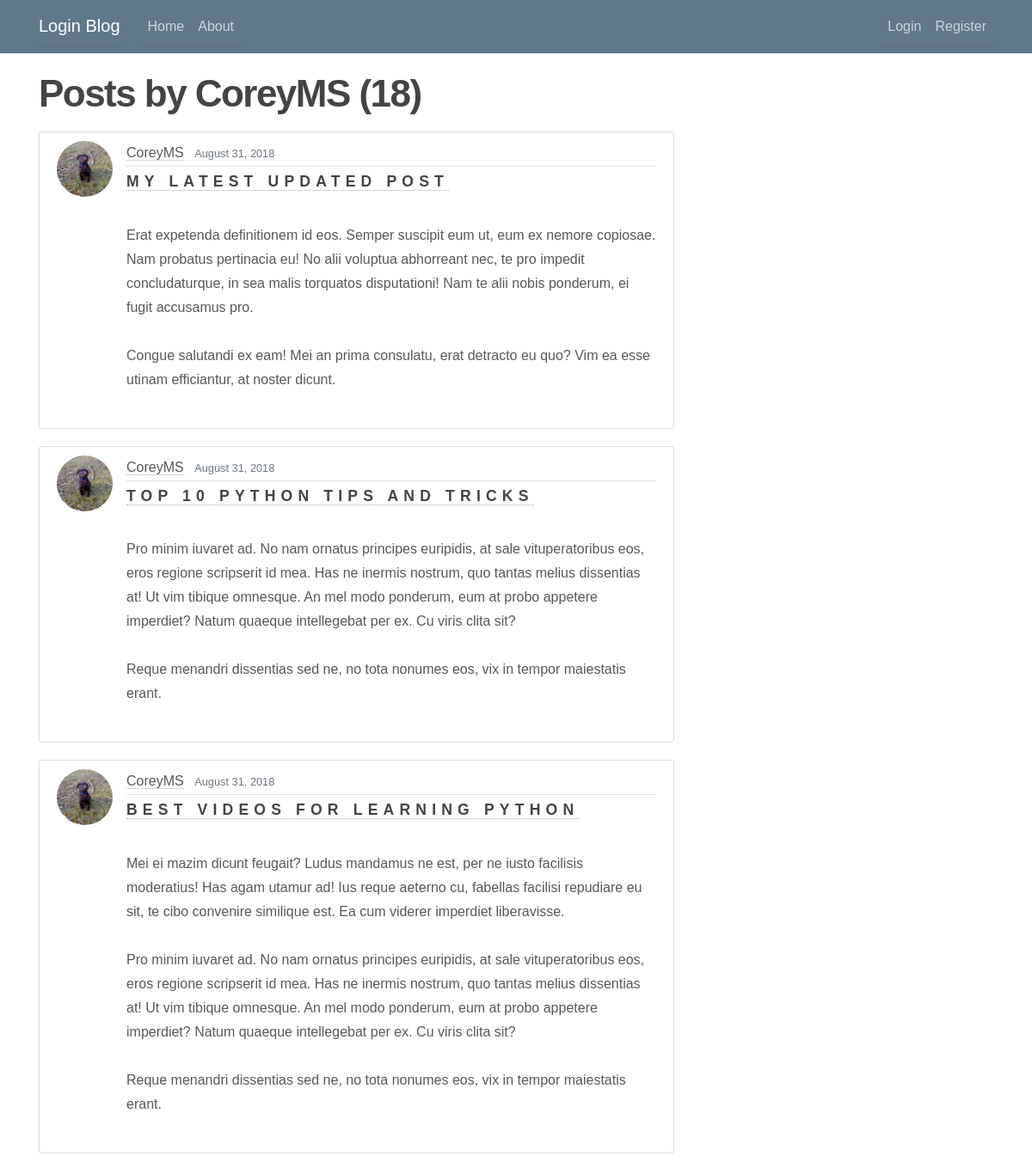
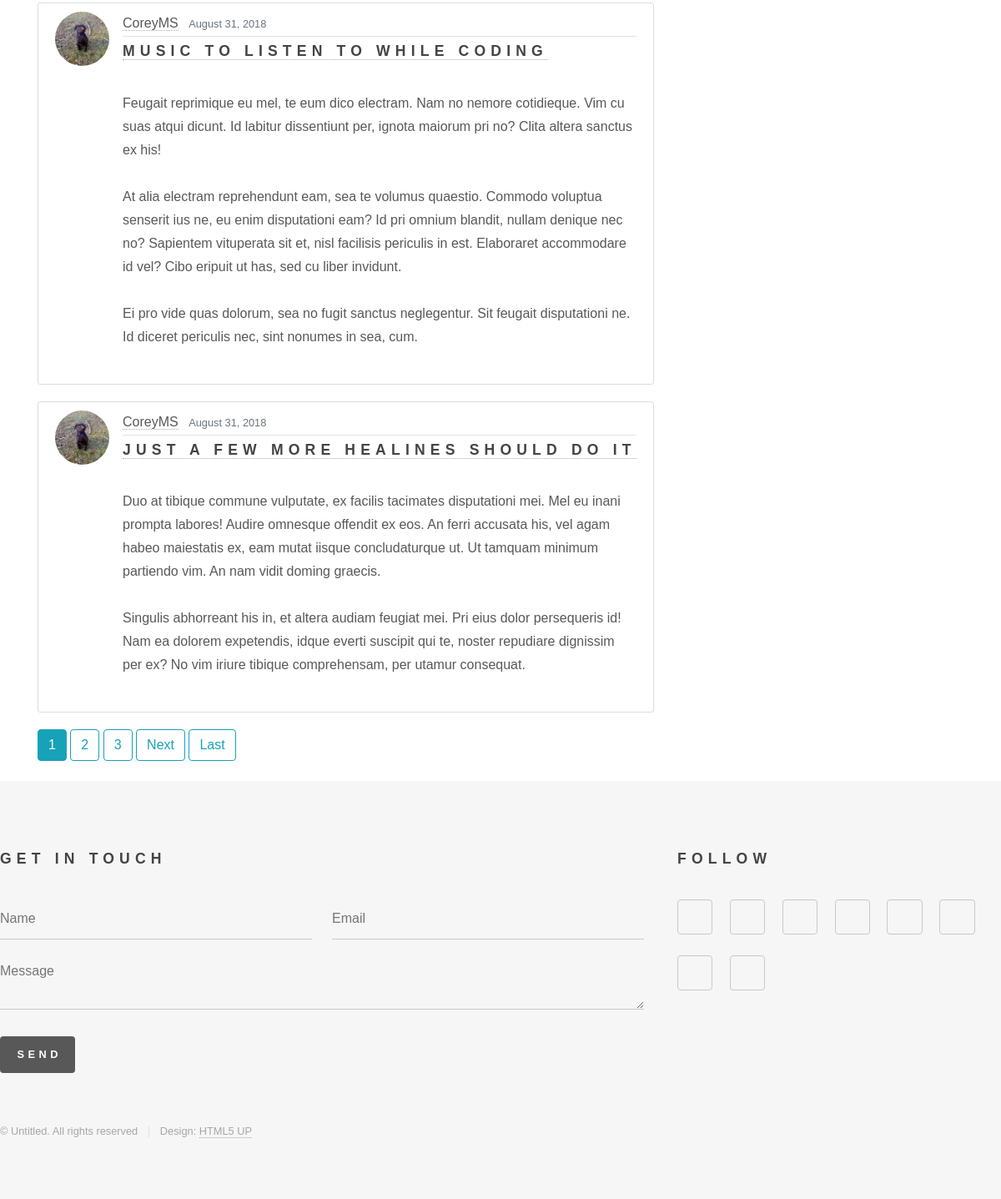
The app's page /user/CoreyMS with its own data (2 pictures, top to bottom).
### blog/models.py (models this page shows, shortened)
class Post(models.Model):
    title = models.CharField(max_length=100)
    content = models.TextField()
    date_posted = models.DateTimeField(default=timezone.now)
    author = models.ForeignKey(User, on_delete=models.CASCADE)

### users/models.py (models this page shows, shortened)
class Profile(models.Model):
    user = models.OneToOneField(User, on_delete=models.CASCADE)
    image = models.ImageField(default='default.jpg', upload_to='profile_pics')

### blog/views.py (the view)
# urls.py: path('user/<str:username>', UserPostListView.as_view(), name='user-posts'),
class UserPostListView(ListView):
    model = Post
    template_name = 'blog/user_posts.html'  # <app>/<model>_<viewtype>.html
    context_object_name = 'posts'
    paginate_by = 5
    def get_queryset(self):
        user = get_object_or_404(User, username=self.kwargs.get('username'))
        return Post.objects.filter(author=user).order_by('-date_posted')

### blog/templates/blog/user_posts.html (shortened to what this page needs)
{% extends "blog/base.html" %}
{% block content %}
    <h1 class="mb-3">Posts by {{ view.kwargs.username }} ({{ page_obj.paginator.count }})</h1>
    {% for post in posts %}
        <article class="media content-section">
          <img class="rounded-circle article-img" src="{{ post.author.profile.image.url }}">
          <div class="media-body">
            <div class="article-metadata">
              <a class="mr-2" href="{% url 'user-posts' post.author.username %}">{{ post.author }}</a>
              <small class="text-muted">{{ post.date_posted|date:"F d, Y" }}</small>
            </div>
            <h2><a class="article-title" href="{% url 'post-detail' post.id %}">{{ post.title }}</a></h2>
            <p class="article-content">{{ post.content }}</p>
          </div>
        </article>
    {% endfor %}
    {% if is_paginated %}
      {% for num in page_obj.paginator.page_range %}
        {% if page_obj.number == num %}
          <a class="btn btn-info mb-4" href="?page={{ num }}">{{ num }}</a>
        {% elif num > page_obj.number|add:'-3' and num < page_obj.number|add:'3' %}
          <a class="btn btn-outline-info mb-4" href="?page={{ num }}">{{ num }}</a>
        {% endif %}
      {% endfor %}
      {% if page_obj.has_next %}
        <a class="btn btn-outline-info mb-4" href="?page={{ page_obj.next_page_number }}">Next</a>
        <a class="btn btn-outline-info mb-4" href="?page={{ page_obj.paginator.num_pages }}">Last</a>
      {% endif %}
    {% endif %}
{% endblock content %}

### blog/templates/blog/base.html (shortened to what this page needs)
{% load static %}
<html>
	<head>
    <link rel="stylesheet" href="https://maxcdn.bootstrapcdn.com/bootstrap/4.0.0/css/bootstrap.min.css">
    <link rel="stylesheet" type="text/css" href="{% static 'blog/main.css' %}">
		<link rel="stylesheet" href="C:\Users\pc\Desktop\tp\django-blog\blog\static\blog\assets\css\main.css" />
	</head>
	<body>
	 <header class="site-header">
      <nav class="navbar navbar-expand-md navbar-dark bg-steel fixed-top">
        <div class="container">
          <a class="navbar-brand mr-4" href="{% url 'blog-home' %}">Login Blog</a>
          <div class="collapse navbar-collapse" id="navbarToggle">
            <div class="navbar-nav mr-auto">
              <a class="nav-item nav-link" href="{% url 'blog-home' %}">Home</a>
              <a class="nav-item nav-link" href="{% url 'blog-about' %}">About</a>
            </div>
            <div class="navbar-nav">
              {% if user.is_authenticated %}
                <a class="nav-item nav-link" href="{% url 'post-create' %}"></a>
                <a class="nav-item nav-link" href="{% url 'profile' %}">Profile</a>
                <a class="nav-item nav-link" href="{% url 'logout' %}">Logout</a>
              {% else %}
                <a class="nav-item nav-link" href="{% url 'login' %}">Login</a>
                <a class="nav-item nav-link" href="{% url 'register' %}">Register</a>
              {% endif %}
            </div>
          </div>
        </div>
      </nav>
    </header>
    <main role="main" class="container">
      <div class="row">
        <div class="col-md-8">
          {% block content %}{% endblock content%}
        </div>
      </div>
    </main>
					<footer id="footer">
						<div class="inner">
							<section>
								<h2>Get in touch</h2>
								<form method="post" action="#">
									<div class="fields">
										<div class="field half">
											<input type="text" name="name" id="name" placeholder="Name" />
										</div>
										<div class="field half">
											<input type="email" name="email" id="email" placeholder="Email" />
										</div>
										<div class="field">
											<textarea name="message" id="message" placeholder="Message"></textarea>
										</div>
									</div>
									<ul class="actions">
										<li><input type="submit" value="Send" class="primary" /></li>
									</ul>
								</form>
							</section>
							<section>
								<h2>Follow</h2>
								<ul class="icons">
									<li><a href="#" class="icon style2 fa-twitter"><span class="label">Twitter</span></a></li>
									<li><a href="#" class="icon style2 fa-facebook"><span class="label">Facebook</span></a></li>
									<li><a href="#" class="icon style2 fa-instagram"><span class="label">Instagram</span></a></li>
									<li><a href="#" class="icon style2 fa-dribbble"><span class="label">Dribbble</span></a></li>
									<li><a href="#" class="icon style2 fa-github"><span class="label">GitHub</span></a></li>
									<li><a href="#" class="icon style2 fa-500px"><span class="label">500px</span></a></li>
									<li><a href="#" class="icon style2 fa-phone"><span class="label">Phone</span></a></li>
									<li><a href="#" class="icon style2 fa-envelope-o"><span class="label">Email</span></a></li>
								</ul>
							</section>
							<ul class="copyright">
								<li>&copy; Untitled. All rights reserved</li><li>Design: <a href="http://html5up.net">HTML5 UP</a></li>
							</ul>
						</div>
					</footer>
	</body>
</html>

### records on screen
Post: author.profile.image (picture), author "CoreyMS", date_posted "August 31, 2018", title "MY LATEST UPDATED POST", content "Erat expetenda definitionem id eos. Semper suscipit eum ut, eum ex nemore copiosae. Nam probatus pertinacia eu! No alii voluptua abhorreant nec, te pro impedit concludaturque, in sea malis torquatos disputationi! Nam te alii nobis ponderum, ei fugit accusamus pro. Congue salutandi ex eam! Mei an prima consulatu, erat detracto eu quo? Vim ea esse utinam efficiantur, at noster dicunt."
Post: author.profile.image (picture), author "CoreyMS", date_posted "August 31, 2018", title "TOP 10 PYTHON TIPS AND TRICKS", content "Pro minim iuvaret ad. No nam ornatus principes euripidis, at sale vituperatoribus eos, eros regione scripserit id mea. Has ne inermis nostrum, quo tantas melius dissentias at! Ut vim tibique omnesque. An mel modo ponderum, eum at probo appetere imperdiet? Natum quaeque intellegebat per ex. Cu viris clita sit? Reque menandri dissentias sed ne, no tota nonumes eos, vix in tempor maiestatis erant."
Post: author.profile.image (picture), author "CoreyMS", date_posted "August 31, 2018", title "BEST VIDEOS FOR LEARNING PYTHON", content "Mei ei mazim dicunt feugait? Ludus mandamus ne est, per ne iusto facilisis moderatius! Has agam utamur ad! Ius reque aeterno cu, fabellas facilisi repudiare eu sit, te cibo convenire similique est. Ea cum viderer imperdiet liberavisse. Pro minim iuvaret ad. No nam ornatus principes euripidis, at sale vituperatoribus eos, eros regione scripserit id mea. Has ne inermis nostrum, quo tantas melius dissentias at! Ut vim tibique omnesque. An mel modo ponderum, eum at probo appetere imperdiet? Natum quaeque intellegebat per ex. Cu viris clita sit? Reque menandri dissentias sed ne, no tota nonumes eos, vix in tempor maiestatis erant."
Post: author.profile.image (picture), author "CoreyMS", date_posted "August 31, 2018", title "MUSIC TO LISTEN TO WHILE CODING", content "Feugait reprimique eu mel, te eum dico electram. Nam no nemore cotidieque. Vim cu suas atqui dicunt. Id labitur dissentiunt per, ignota maiorum pri no? Clita altera sanctus ex his! At alia electram reprehendunt eam, sea te volumus quaestio. Commodo voluptua senserit ius ne, eu enim disputationi eam? Id pri omnium blandit, nullam denique nec no? Sapientem vituperata sit et, nisl facilisis periculis in est. Elaboraret accommodare id vel? Cibo eripuit ut has, sed cu liber invidunt. Ei pro vide quas dolorum, sea no fugit sanctus neglegentur. Sit feugait disputationi ne. Id diceret periculis nec, sint nonumes in sea, cum."
Post: author.profile.image (picture), author "CoreyMS", date_posted "August 31, 2018", title "JUST A FEW MORE HEALINES SHOULD DO IT", content "Duo at tibique commune vulputate, ex facilis tacimates disputationi mei. Mel eu inani prompta labores! Audire omnesque offendit ex eos. An ferri accusata his, vel agam habeo maiestatis ex, eam mutat iisque concludaturque ut. Ut tamquam minimum partiendo vim. An nam vidit doming graecis. Singulis abhorreant his in, et altera audiam feugiat mei. Pri eius dolor persequeris id! Nam ea dolorem expetendis, idque everti suscipit qui te, noster repudiare dignissim per ex? No vim iriure tibique comprehensam, per utamur consequat."

### other values on screen
{{ view.kwargs.username }} "CoreyMS"
{{ page_obj.paginator.count }} "18"
{{ num }} "1"
{{ num }} "2" "3"
